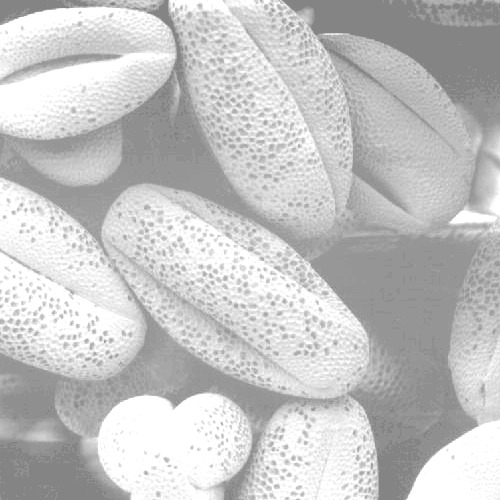
#> input picture Digital-Image-Processing/Lab 6/lab 6/hist2.tif, 500 x 500 px
$ python 'task 1.py'
#> lines starting #> are read from the running program, lines starting #| are printed output that depends on the picture
from matplotlib import pyplot as plt
import numpy as np
import cv2
from PIL import Image

def show_hist(img):   #to show histograms
    plt.hist(img.ravel(), 256, [0, 256])
    plt.show()

img = cv2.imread('hist2.tif')
#> img is the input picture: shape (500, 500, 3); min 132, max 255, mean 196.4
gray_image = cv2.cvtColor(img, cv2.COLOR_BGR2GRAY)
cv2.imshow('image',gray_image)
show_hist(gray_image)
#> in show_hist, `plt.show()`:
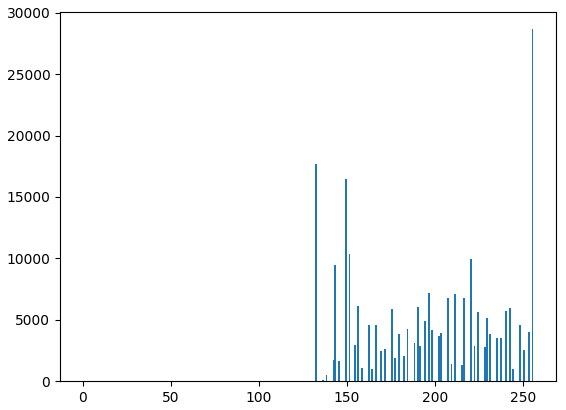
#> figure drawn by matplotlib, 1 panel; tallest bar 28659 high, from x = 255 to 256
arr = np.asarray(gray_image)

rows = arr.shape[0]    #width & height of the image i.e. no. of pixels
#> rows = 500
cols = arr.shape[1]
#> cols = 500


pixels=[0]*256   #number of pixels of each intensity
pdf =[0]*256      #pdf of all pixels
cdf=[0]*256      #cdf of all pixels
T=[0]*256        #transformation

for x in range(0, rows):
    for y in range(0, cols):
        pix=arr[x,y]
        pixels[pix]+=1
#> after the loop, pixels = 256 values, max 28659 at index 255, min 0 at index 0, mean 976.6

totalpixels=0   #total no. of pixels in image
for i in pixels:
    totalpixels = totalpixels + i
#> after the loop, totalpixels = 250000

for a in range(0,256):
    pdf[a]=pixels[a]/totalpixels
#> after the loop, pdf = 256 values, max 0.115 at index 255, min 0 at index 0, mean 0.00391

sum=0
for a in range(0,256):
    for b in range(0,a+1):
        sum=sum+pdf[b]
    cdf[a]=sum
    sum=0
    T[a]=round((cdf[a]*255),0)    #255 being L-1=256-1=255
#> after the loop, T = 256 values from 0 to 255; cdf = 256 values from 0 to 1


for x in range(0, rows):    #reconstruct image on basis of transformation values
    for y in range(0, cols):
        arr[x,y]=T[arr[x,y]]
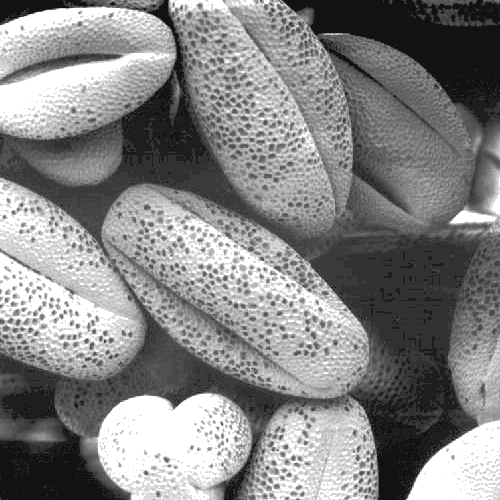
#> arr: shape (500, 500); min 18, max 255, mean 132.5

im = np.array(arr * 255, dtype = np.uint8)
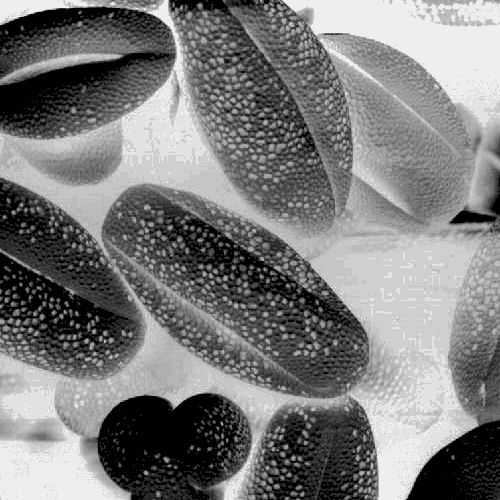
#> im: shape (500, 500); min 1, max 238, mean 123.5

cv2.imshow('image',im)
show_hist(im)
#> in show_hist (call 2), `plt.show()`:
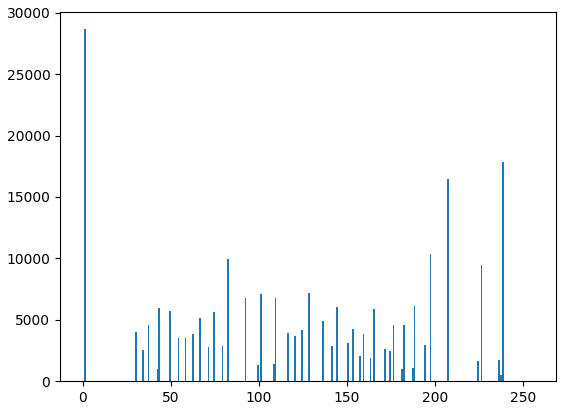
#> figure drawn by matplotlib, 1 panel; tallest bar 28659 high, from x = 1 to 2

$ run again, with Digital-Image-Processing/Lab 6/lab 6/Monkman_MABKS_D30112.jpg saved as Digital-Image-Processing/Lab 6/lab 6/hist2.tif
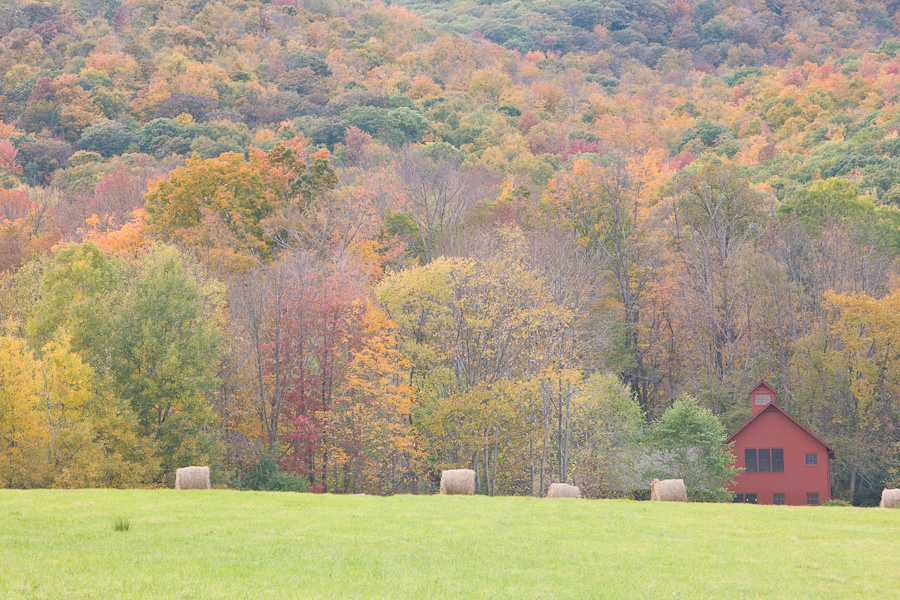
#> input picture Digital-Image-Processing/Lab 6/lab 6/Monkman_MABKS_D30112.jpg, 900 x 600 px
#> img is the input picture: shape (600, 900, 3); mean B, G, R 128.7, 160.1, 171.3
#> after the loop `for x in range(0, rows):`: pixels = 256 values, max 7232 at index 157, min 0 at index 0, mean 2109.4
#> the loop `for i in pixels:` made 256 passes
#> (i, totalpixels) on passes 2 to 4: (0, 0), (0, 0), (0, 0)
#> after the loop `for i in pixels:`: totalpixels = 540000
#> after the loop `for a in range(0,256):`: pdf = 256 values, max 0.0134 at index 157, min 0 at index 0, mean 0.00391
#> after the loop `for a in range(0,256):`: T = 256 values from 0 to 255; cdf = 256 values from 0 to 1
#> after the loop `for x in range(0, rows):`:
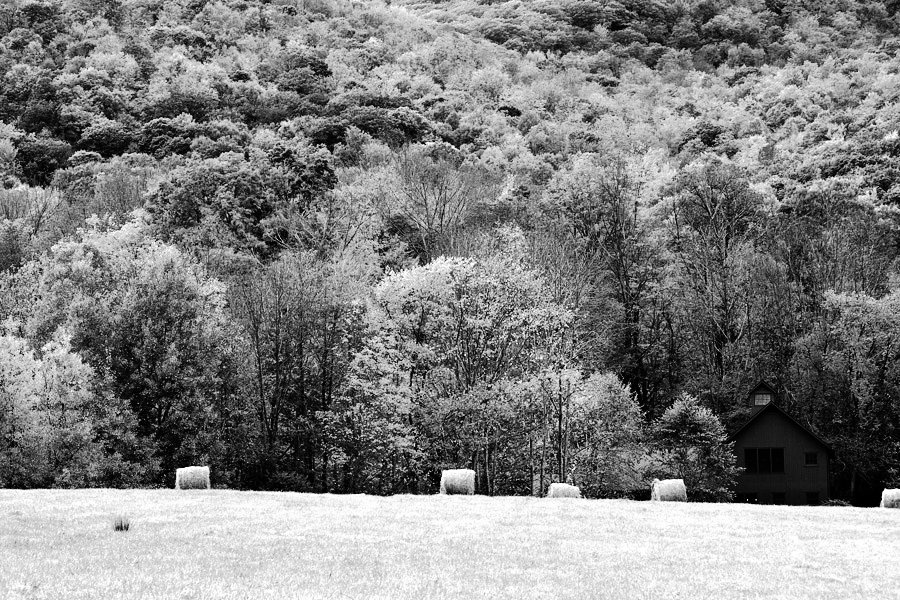
#> arr: shape (600, 900); min 0, max 255, mean 128.7
#> in show_hist (call 2), `plt.show()`:
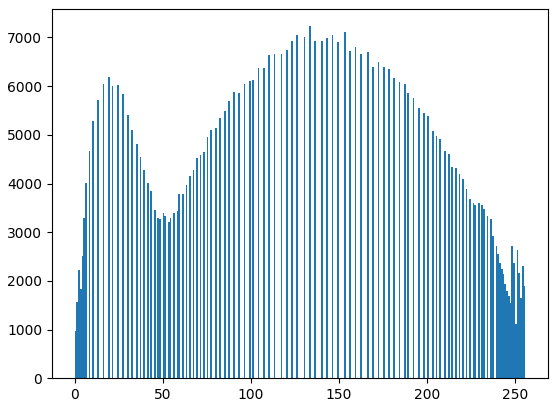
#> figure drawn by matplotlib, 1 panel; tallest bar 7232 high, from x = 133 to 134
